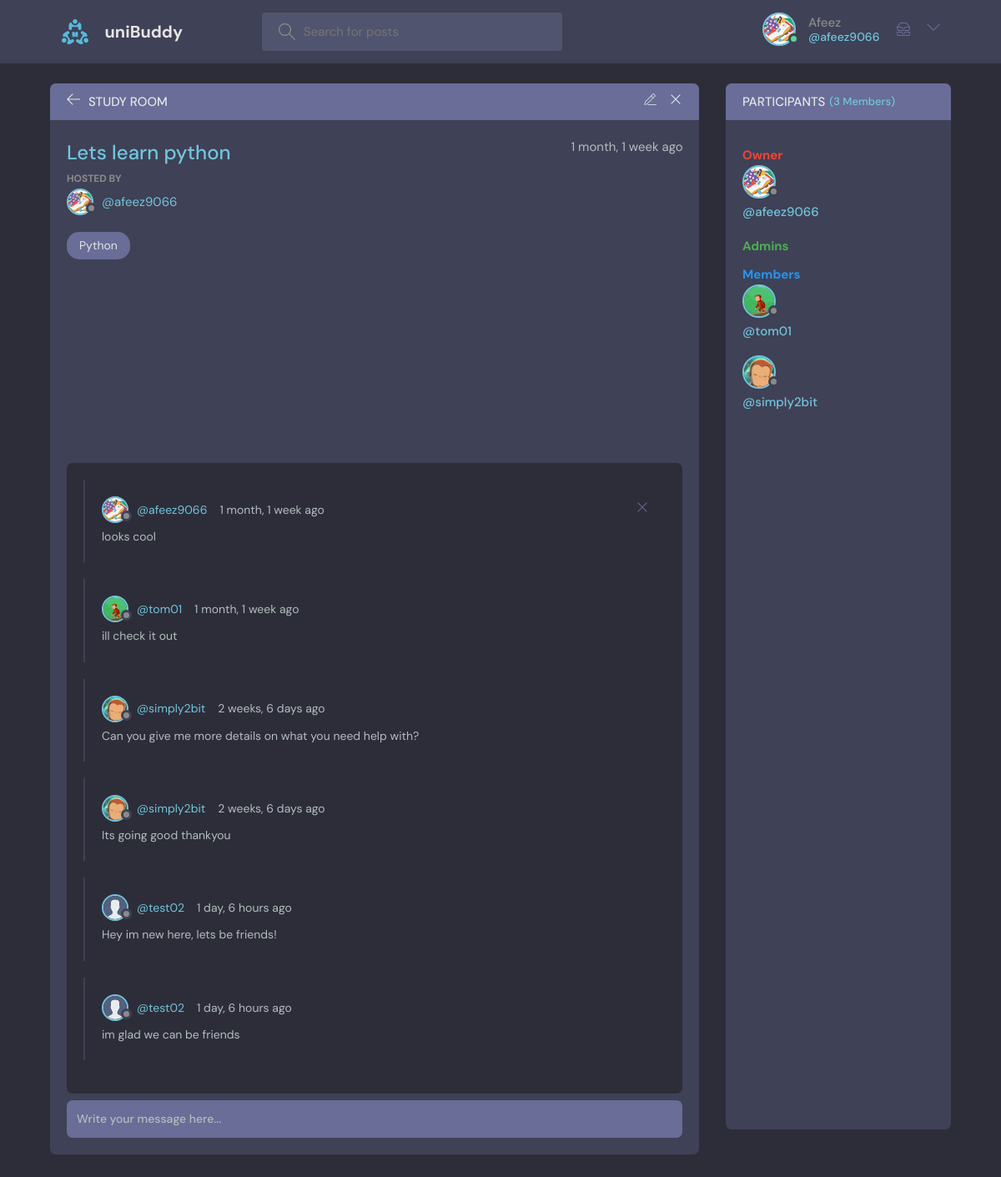
Before: /room/1/ (signed in) with the older database file.
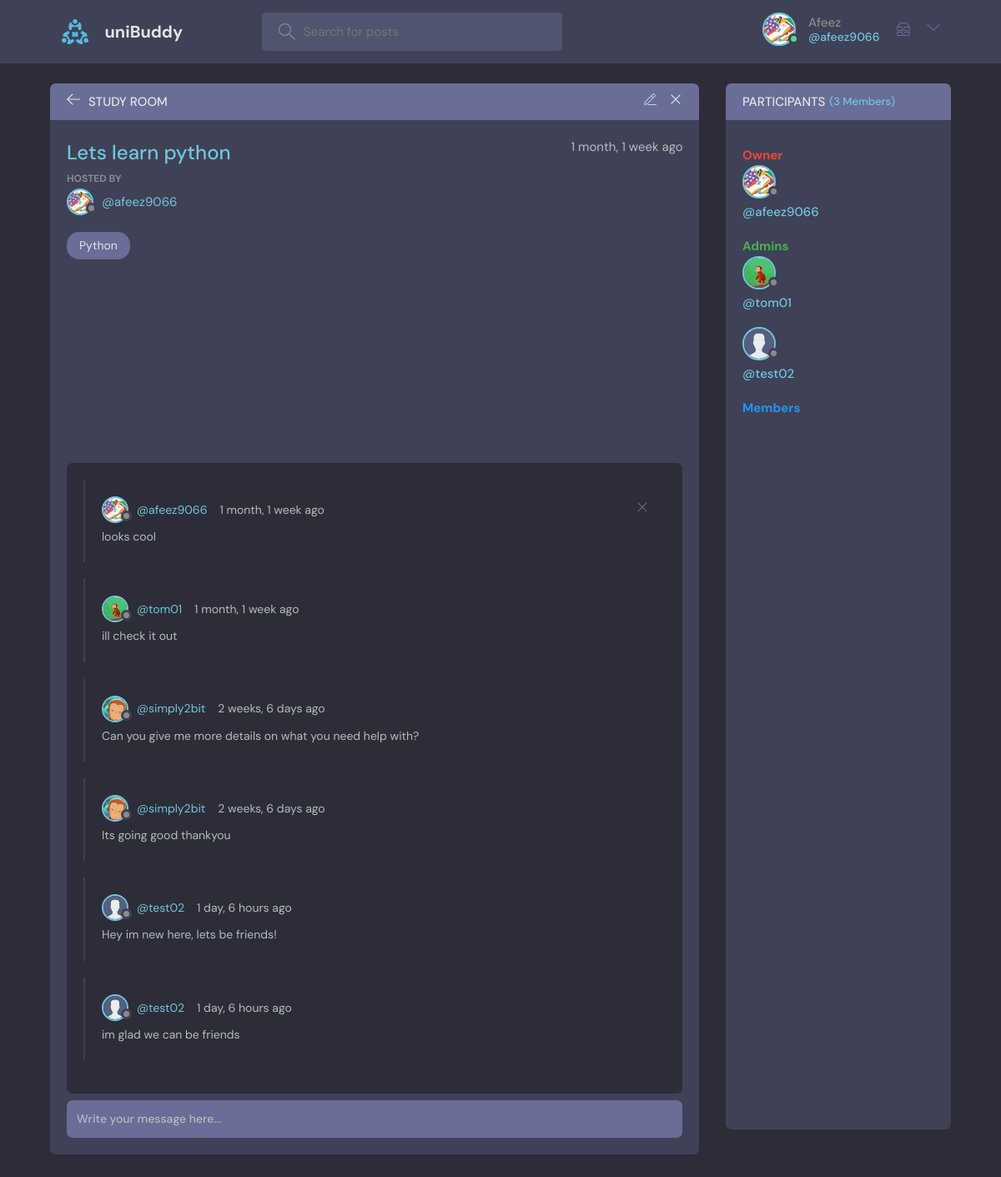
After: the same page with the newer database file.
### base/models.py (models this page shows, shortened)
class Message(models.Model):
    user = models.ForeignKey(
        User, on_delete=models.SET_NULL, null=True, blank=True)
    recipient = models.ForeignKey(
        User, on_delete=models.SET_NULL, null=True, blank=True, related_name="messages")
    name = models.CharField(max_length=200, null=True, blank=True)
    email = models.EmailField(max_length=200, null=True, blank=True)
    subject = models.CharField(max_length=200, null=True, blank=True)
    body = models.TextField()
    is_read = models.BooleanField(default=False, null=True)
    room = models.ForeignKey(Room, on_delete=models.CASCADE)
    updated = models.DateTimeField(auto_now=True)
    created = models.DateTimeField(auto_now_add=True)
    class Meta:
        ordering = ['is_read', '-created']

class User(AbstractUser):
    name = models.CharField(max_length=200, null=True)
    email = models.EmailField(unique=True, null=True)
    bio = models.TextField(null=True)
    avatar = models.ImageField(null=True, default="avatar.svg")
    followers = models.ManyToManyField('self', related_name='following', blank=True)
    follower_count = models.IntegerField(default=0)
    USERNAME_FIELD = 'email'
    REQUIRED_FIELDS = []

### base/views.py (the view, shortened to what this page needs)
# urls.py: path('room/<str:pk>/', views.room, name="room"),
def room(request, pk):
    room = Room.objects.get(id=pk)
    if room.is_private and request.user not in room.participants.all():
        return redirect('access_code', pk=room.id)
    room_messages = room.message_set.all().order_by('created')
    participants = room.participants.all()
    is_admin = request.user in room.admins.all()
    context = {'room': room, 'room_messages': room_messages,
               'participants': participants, 'is_admin': is_admin,}
    return render(request, 'base/room.html', context)

### base/models.py (called while the page is built)
    def __str__(self):
        return self.name

### base/templatetags/custom_tags.py (called while the page is built)
@register.simple_tag
def unread_messages_count(user):
    return user.messages.filter(is_read=False).count()

### base/templates/base/room.html (shortened to what the changed rows need)
{% extends 'main.html' %}
{% block content %}
<main class="profile-page layout layout--2">
  <div class="container">
    <div class="room">
      <div class="room__box scroll">
        <div class="room__conversation">
          <div class="threads scroll">
            {% for message in room_messages %}
            <div class="thread">
              <div class="thread__top">
                <div class="thread__author">
                  <a href="{% url 'user-profile' message.user.id %}" class="thread__authorInfo">
                    <div class="avatar avatar--small">
                      <img src="{{message.user.avatar.url}}" />
                    </div>
                    <span>@{{message.user.username}}</span>
                  </a>
                  <span class="thread__date">{{message.created|timesince}} ago</span>
                </div>
                {% if request.user == message.user %}
                <a href="{% url 'delete-message' message.id %}">
                  <div class="thread__delete">
                    <svg version="1.1" xmlns="http://www.w3.org/2000/svg" width="32" height="32" viewBox="0 0 32 32">
                      <title>remove</title>
                      <path
                        d="M27.314 6.019l-1.333-1.333-9.98 9.981-9.981-9.981-1.333 1.333 9.981 9.981-9.981 9.98 1.333 1.333 9.981-9.98 9.98 9.98 1.333-1.333-9.98-9.98 9.98-9.981z">
                      </path>
                    </svg>
                  </div>
                </a>
                {% endif %}
              </div>
              <div class="thread__details">
                {{message.body}}
              </div>
            </div>
            {% endfor %}
          </div>
        </div>
      </div>
    </div>
    <div class="participants">
      <div class="participants__list scroll" data-room-id="{{ room.id }}">
        {% for user in participants %}
          {% if user == room.host %}
            <div class="participant owner">
          {% elif user in room.admins.all %}
            <div class="participant admin">
          {% else %}
            <div class="participant member">
          {% endif %}
              <a href="{%  url 'user-profile' user.id %}">
                <div class="avatar avatar--medium">
                  <img src="{{user.avatar.url}}" />
                </div>
                <p>
                  <span>@{{user.username}}</span>
                </p>
              </a>
        {% endfor %}
      </div>
    </div>
  </div>
</main>
{% endblock content %}

### templates/navbar.html (shortened to what this page needs)
{% load static %}
{% load static custom_tags %}
<header class="header header--loggedIn">
    <div class="container">
        <a href="{% url 'home' %}" class="header__logo">
            <img src="{% static 'images/logo.svg' %}" />
            <h1>uniBuddy</h1>
        </a>
        <form class="header__search" method="GET" action="{% url 'home' %}">
            <label>
                <input name="q" placeholder="Search for posts" />
            </label>
        </form>
        <nav class="header__menu">
            {% if request.user.is_authenticated %}
            <div class="header__user">
                <a href="{% url 'user-profile' request.user.id %}">
                    <div class="avatar avatar--medium active">
                        <img src="{{request.user.avatar.url}}" />
                    </div>
                    <p>{{request.user.name}} <span>@{{request.user.username}}</span></p>
                    <a href="{% url 'inbox' %}">
                    </a>
                </a>
                <button class="dropdown-button">
                    <svg version="1.1" xmlns="http://www.w3.org/2000/svg" width="32" height="32" viewBox="0 0 32 32">
                        <title>chevron-down</title>
                        <path d="M16 21l-13-13h-3l16 16 16-16h-3l-13 13z"></path>
                    </svg>
                </button>
            </div>
            {% else %}
            <a href="{% url 'login' %}">
                <img src="{% static 'images/avatar.svg' %}" />
                <p>Login</p>
            </a>
            {% endif %}
        </nav>
    </div>
</header>

Changed rows visible on the page:
no longer on this page (row edited): User: avatar (picture), username "simply2bit"
now on this page (row edited): User: avatar (placeholder picture), username "test02"
